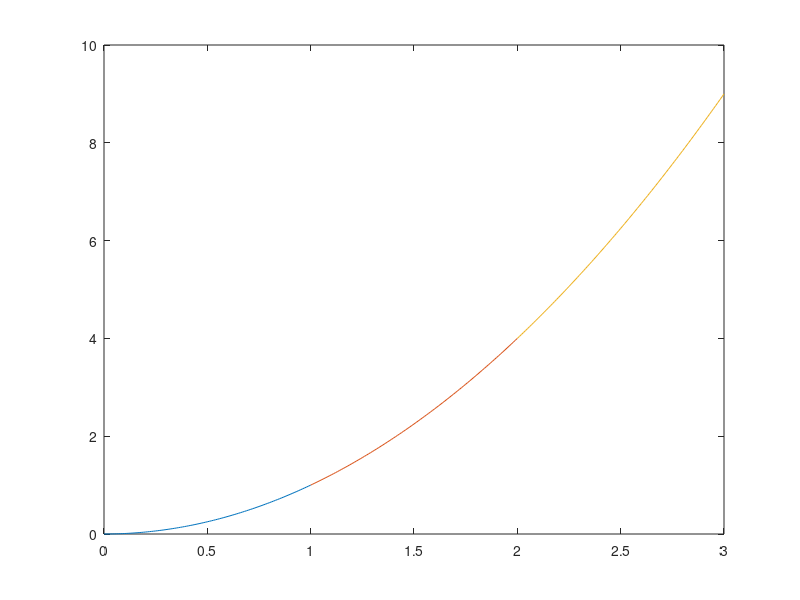

The MATLAB script that drew this image:
%Funkcje sklejane
x=[0 1 2 3];
y=[0 1 4 9];
s=spline(x,y);
for i=1:s.pieces
xx(:,i)=s.breaks(i):0.01:s.breaks(i+1);
yy(:,i)=polyval(s.coefs(i,:),0:0.01:1);
end
plot(xx,yy);